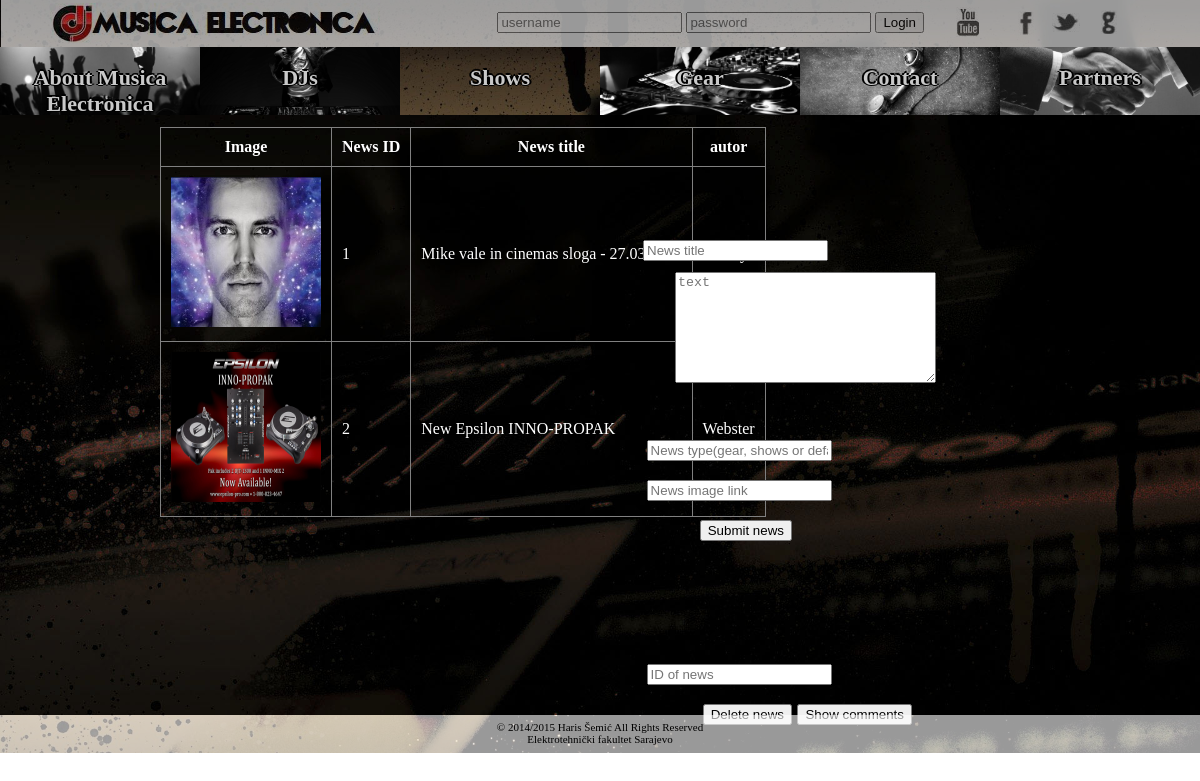
The app's page /adminpanel.php with its own data.
### tables this page shows
CREATE TABLE IF NOT EXISTS `vijesti` (
  `id` int(11) NOT NULL AUTO_INCREMENT,
  `naslov` varchar(100) NOT NULL,
  `tekst` text NOT NULL,
  `autor` varchar(20) NOT NULL,
  `vrijeme` timestamp NOT NULL DEFAULT CURRENT_TIMESTAMP,
  `tip` varchar(20) NOT NULL DEFAULT 'ostalo',
  `slika` varchar(40) NOT NULL,
  PRIMARY KEY (`id`),
  KEY `autor` (`autor`)
);

### adminpanel.php (the view, shortened to what this page needs)
 <!DOCTYPE html>
<HTML>
<HEAD>
	<link rel="stylesheet" type="text/css" href="WTprojekatStil.css">
</HEAD>
<BODY>
    <div id="okvir">
        <div id="zaglavlje">
		<?php
		$veza = new PDO("mysql:dbname=me;host=localhost;charset=utf8", "meuser", "bigbangkamehameha1");
		$veza->exec("set names utf8");
		if (isset($_SESSION['username']))
		{
			$username = $_SESSION['username'];
			$result = $veza->query("SELECT * FROM korisnici WHERE username='$username'");
			$genre = "\"genre\"";
			foreach ($result as $korisnik)
			{
			if ($korisnik['prava'] == 'admin'){
					print "<div id='user' style='position:absolute; top:1.5%; right:25%;'><form method='post'>Logged in as ".$username."
					<input type='submit' name='logout' value ='Logout'/> "?> <a href="adminpanel.php"
					style="cursor: pointer; text-decoration: underline; color:blue">Admin panel</a><?php print "</form></div>";
			}
				else
					print "<div id='user' style='position:absolute; top:1.5%; right:25%;'><form method='post'>Logged in as ".$username."
					<input type='submit' name='logout' value ='Logout'/></form></div>";
			}
		}
		else
		{
			   print "<div id='loginn' style='position:absolute; top:1.5%; right:23%;'>
			   <form method='post' action =''><input type = 'text' name = 'username' id='username' placeholder='username'>
			   <input type = 'password' name = 'password' id='password' placeholder='password'>
			   <input type='submit' name='login' value ='Login'/></form></div>";
		}
		?>
            <a href="index.php"><div id="logo">&nbsp;</div></a>
			<a href="https://www.youtube.com/" target="_blank"><div id="ytlink"></div></a>
            <a href="https://www.facebook.com/?_rdr" target="_blank"><div id="fblink"></div></a>
            <a href="https://twitter.com/?lang=en" target="_blank"><div id="twitterlink"></div></a>
            <a href="https://plus.google.com/" target="_blank"><div id="googlepluslink"></div></a>
        </div>
	    <div id="meni">
			<div id = "menuslide1" onmouseover="mouseOverGreyScale0('whatisME')" onmouseout="mouseOverGreyScale100('whatisME')">
				<a href="#"  onmouseover="mouseOverMenu1('MEmenu', 'whatisME')" onmouseout="mouseOutMenu1('MEmenu', 'whatisME')"><div id="whatisME">About Musica Electronica</div></a>
			</div>
			<div id = "menuslide2" onmouseover="mouseOverGreyScale0('djs')" onmouseout="mouseOverGreyScale100('djs')">
				<a href="#" onmouseover="mouseOverMenu1('DJmenu', 'djs')" onmouseout="mouseOutMenu1('DJmenu', 'djs')"><div id="djs">DJs</div></a>
			</div>
			<div id = "menuslide3" onmouseover="mouseOverGreyScale0('shows')" onmouseout="mouseOverGreyScale100('shows')">
				<a href="#" onmouseover="mouseOverMenu1('ShowsMenu', 'shows')" onmouseout="mouseOutMenu1('ShowsMenu', 'shows')"><div id="shows">Shows</div></a>
			</div>
			<div id = "menuslide4" onmouseover="mouseOverGreyScale0('gear')" onmouseout="mouseOverGreyScale100('gear')">
				<a href="#" onmouseover="mouseOverMenu1('GearMenu', 'gear')" onmouseout="mouseOutMenu1('GearMenu', 'gear')"><div id="gear">Gear</div></a>
			</div>
			<a onclick = "ucitaj('contact')"><div id="contact">Contact</div></a>
			<a onclick = "ucitaj('partners')"><div id="partners">Partners</div></a>
		</div>
		<div id="main">
			<?php
			$veza = new PDO("mysql:dbname=me;host=localhost;charset=utf8", "meuser", "bigbangkamehameha1");
			$veza->exec("set names utf8");
			$vijesti = $veza->query("select id, naslov, tekst, autor, UNIX_TIMESTAMP(vrijeme) vrijeme2, tip, slika from vijesti order by vrijeme desc");
			echo "<table border='1' cellpadding='10'>";
			echo "<tr> <th>Image</th> <th>News ID</th> <th>News title</th> <th> autor </th></tr>";
			foreach ($vijesti as $vijest)
			{
				echo "<tr>";
				echo "<td><img src ='".$vijest['slika']."' style='height:150px; width:150px;' /></td>";
				echo "<td>".$vijest['id']."</td>";
				echo "<td>".$vijest['naslov']."</td>";
				echo "<td>".$vijest['autor']."</td>";
				echo "</tr>";
			}
			echo "</table>";
			print "<form method='post' action=' '><input type = 'text' name = 'naslovvijesti' id='naslovvijesti' placeholder='News title' style= 'position: absolute; top: 30%; right:31%' /><br>
			<textarea name='tekstvijesti' id = 'tekstvijesti' placeholder='text' rows='7' cols='30' style= 'position: absolute; top: 34%; right:22%'></textarea><br>
			<input type = 'text' name = 'tipvijesti' id='type' placeholder='News type(gear, shows or default:ostalo)' style= 'position: absolute; top: 55%; right:30.7%' /><br>
			<input type = 'text' name = 'slikaa' id='slikaa' placeholder='News image link' style= 'position: absolute; top: 60%; right:30.7%' /><br>
			<input type='submit' name='dodajvijest' value ='Submit news' style= 'position: absolute; top: 65%; right:34%'/><br></form>";
			print "<form method='post' action=' '><input type = 'text' name ='vijestzabrisanje' placeholder='ID of news' style= 'position: absolute; top: 83%; right: 30.7%'><br>
			<input type='submit' name='obrisivijest' value ='Delete news' style= 'position: absolute; top: 88%; right: 34%'/><br>
			<input type='submit' name='prikazikomentare' value ='Show comments' style= 'position: absolute; top: 88%; right: 24%'/></form>";
		?>
		</div>
		<div id="podnozje">
		    &copy; 2014/2015 Haris &#352;emi&#263; All Rights Reserved
		    <br>Elektrotehni&#269;ki fakultet Sarajevo
		</div>
    </div>
</BODY>
</HTML>

### WTprojekatStil.css (style rules this page uses)
html { min-width: 800px; }
#okvir { min-width: 670px; margin: 0; padding: 0; width:100%; height:100%; background-image: url("mainbckg6.jpg"); background-size: cover; background-position: center; background-attachment: fixed; }
body { width:100%; margin: 0; padding: 0; min-width: 670px; }
#zaglavlje { margin: 0; clear: both; height:40px; background-color: #FFFFFF; padding-bottom: 7px; padding-top: 0px; padding-left: 0; padding-right: 0; opacity: 0.6; width: 100%; max-width:100%; min-width: 670px; z-index: 10; top:0px; }
#logo { padding: 0; margin: 0; border: 0; float: left; position: absolute; top: 3px; left: 50px; background-image: url("logo.jpg"); width: 330px; height:40px; }
#fblink { padding: 0; margin: 0; border: 0; float: right; position: relative; top: 11px; right: 143px; height: 40px; width: 41px; background-image: url("fblink8.jpg"); width:16px; height: 24px; }
#twitterlink { padding: 0; margin: 0; border: 0; float: right; position: relative; top: 13px; right: 81px; background-image: url("twitterlink8.jpg"); width:28px; height: 19px; }
#googlepluslink { padding: 0; margin: 0; border: 0; float: right; position:relative; top: 10px; right: 16px; background-image: url("googlepluslink8.jpg"); width:16px; height: 24px; }
#ytlink { padding: 0; margin: 0; border: 0; float: right; position: relative; top: 7px; right: 221px; background-image: url("ytlink3.jpg"); width:23px; height: 30px; }
#meni { margin: 0; padding: 0; width: 100%; max-width: 100%; min-width: 720px; top: 40px; clear:both; }
#whatisME, #djs, #shows, #gear, #contact, #partners, #linkhome { color: cyan; text-shadow: -2px 0 black, 0 1px black, 2px 0 black, 0 -2px black; font-size: 22px; font-weight: bold; font-family: "nova SOLID"; top: 50%; border: 0; text-align: center; padding-top:18px; padding-bottom:50px; height: 65px; filter: grayscale(100%); -webkit-filter: grayscale(100%); outline: none; float: left; overflow: hidden; background-size: cover; background-position: center; box-sizing: border-box; width: calc(100% / 6); max-width: calc(100% / 6); min-width: 20px; }
#whatisME { background-image: url("menuitem1.jpg"); }
#djs { background-image: url("menuitem2.jpg"); }
#shows { background-image: url("menuitem3.png"); }
#gear { background-image: url("menuitem4.jpg"); }
#contact { background-image: url("menuitem51.jpg"); }
#partners { background-image: url("menuitem6.jpg"); }
#main { color: white; padding-top: 1%; padding-bottom: 1%; padding-left: 5%; padding-right: 5%; clear: both; width: 100%; overflow:hidden; height:100%; min-height: 600px; background-image: url("mainbckg64.jpg"); background-size: cover; background-position: center; background-attachment: fixed; -webkit-box-sizing: border-box; -moz-box-sizing: border-box; box-sizing: border-box; min-width: 670px; }
#podnozje { padding-top: 6px; padding-bottom: 12px; padding-left: 0px; padding-right: 0px; margin: 0; text-align: center; font-size: 11px; clear: both; width:100%; max-width:100%; height:20px; background-color: #FFFFFF; opacity: 0.6; min-width: 670px; }
table, td, th { border-collapse:collapse; margin-left: 100px; }
table { border-spacing:0; }

### records on screen
vijesti: slika (picture), id "1", naslov "Mike vale in cinemas sloga - 27.03.2015"
vijesti: slika (picture), id "2", naslov "New Epsilon INNO-PROPAK", autor "Webster"
